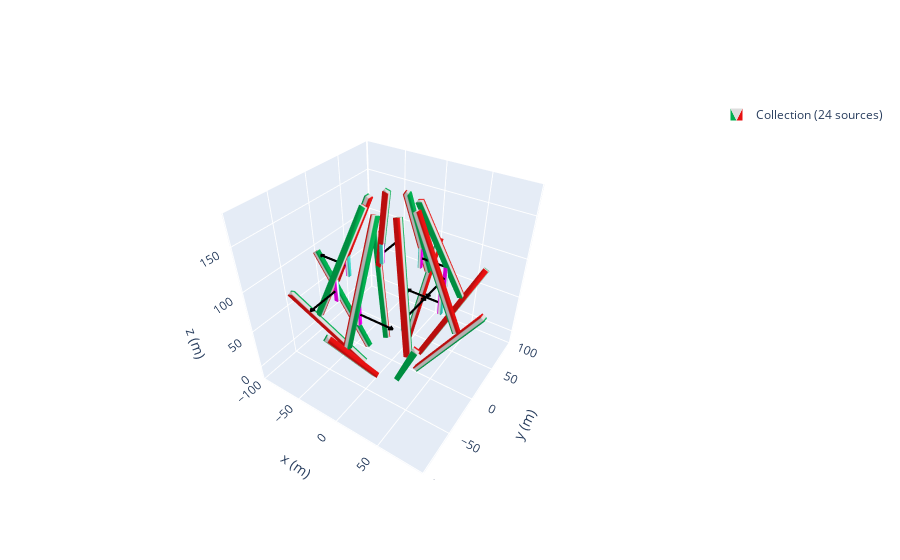

The code cell stored with this chart in its notebook:
### Code cell
zeeman_prof = magpy.Collection()
j = 30
n = 8
a = 0# distance it circles aroundthe center 
c = 32 #angle of first bar
d =  23#angle of second bar
b = -200# distnace the two section of the array are apart from each other
k = -100 #the first and second magnent are apart
e = 40
l = -5
p= -20# distance the thrid and 4th magnet are apart from each other
m  = -42
mystyle = mstyle = dict(
    mode="color+arrow",
    color=dict(north="magenta", middle="white", south="turquoise"),
    arrow=dict(width=2, color="k")
)
angles = np.linspace(0, 360, n, endpoint=False)
for i in angles:
    cube1= magpy.magnet.Cuboid(
    dimension=(6,6,125),
    polarization=(-(1.080),0,0),
    position=(70+a+l,0,140+k))
    cube2 = magpy.magnet.Cuboid(dimension= (4,4,25),
    polarization=(-1.17,0,0),
    position=(60+a+l,0,50+e),style_magnetization = mystyle)
    cube3= magpy.magnet.Cuboid(
    dimension=(6,6,125),
    polarization=(1.08,0,0),
    position=(91.5+m,0,320+b))
    cube4 = magpy.magnet.Cuboid(dimension= (4,4,25),
    polarization=(1.17,0,0),
    position=(100+a+p+m,0,90),)

#     cube5 = magpy.magnet.Cuboid(dimension= (4,4,25),
#     polarization=(-1.17,0,0),
#     position=(90+a+p+m,0,190))

#     cube6 = magpy.magnet.Cuboid(dimension= (4,4,25),
#     polarization=(-1.17,0,0),
#     position=(80+a+p+m,0,200),
# )
   


    cube1.rotate_from_angax(i, 'z')
    cube1.rotate_from_angax(c, 'y',)
    cube1.rotate_from_angax(i, 'z', anchor=0)
 
 
    cube2.rotate_from_angax(i, 'z',anchor = 0)
    cube2.rotate_from_angax(i, 'z')
    cube3.rotate_from_angax(i, 'z', anchor=0)
    cube3.rotate_from_angax(-d, 'y')
    cube3.rotate_from_angax(i, 'z')
  
    #cube4.rotate_from_angax(i, 'z', anchor=0)
    #cube4.rotate_from_angax(-d, 'y')
    #cube4.rotate_from_angax(i, 'z')
    

    zeeman_prof.add(cube1)
    zeeman_prof.add(cube2)
    zeeman_prof.add(cube3)
    #zeeman_prof.add(cube4)
    # zeeman_prof.add(cube5)
    # zeeman_prof.add(cube6)
    j = j+1
magpy.show(zeeman_prof, backend='plotly')
